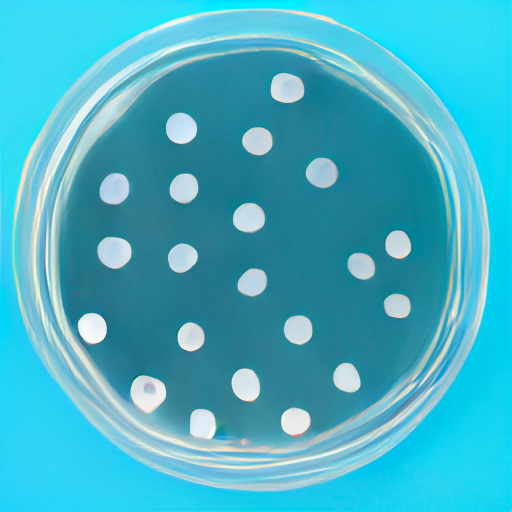
#> input picture 21/input.jpg, 1024 x 1024 px (shown at 1/2 size)
$ jupyter execute CellCounter003.ipynb
#> lines starting #> are read from the running program, lines starting #| are printed output that depends on the picture
## Librerias

[cell 1]
#!pip3 install numpy
#!pip3 install opencv-python
#!pip3 install pandas
#!pip3 install scikit-learn
#!pip3 install ipywidgets

[cell 2]
# Numpy para calculo vectorial
import numpy as np
import math
# cv2 para trabajar con imagenes
import cv2

# matplotlib para graficar
import matplotlib.pyplot as plt
import matplotlib.patches as mpatches
from mpl_toolkits.mplot3d import Axes3D

# Pandas para manipular datos
import pandas as pd

# sklearn para machine learning
from sklearn.neighbors import KNeighborsClassifier
from sklearn.cluster import KMeans
from sklearn.cluster import BisectingKMeans
from sklearn.neighbors import KNeighborsClassifier
from sklearn import preprocessing, decomposition
#
from IPython.display import clear_output
from collections import Counter
from ipywidgets import interact, widgets

[cell 3]
plt.rcParams['figure.figsize'] = [5, 5]

## Funciones

[cell 4]
# Funcion para generar un DataFrame a partir de una imagen
# [125 lines left out: functions gen_df, crop_limits, mkcircle, mkcircle_petri, not called in this run]

# Funcion para obtener un area dentro de una imagen
def get_area(image, msg):
  r = cv2.selectROI(msg, image)

  # Crop image
  img = image[
      int(r[1]):int(r[1]+r[3]),
      int(r[0]):int(r[0]+r[2])
  ]

  return img, r

# Funcion para establecer valores de umbral maximos y minimos
# [14 lines left out: function set_threshold, not called in this run]

# Carga de imágen a analizar y preprocesamiento
Se selecciona la imagen

[cell 5]
input_path = "21/input.jpg"
image = cv2.imread(input_path)
#> image is the input picture: shape (1024, 1024, 3); mean B, G, R 196.8, 176.5, 67.5
print(image.shape)
#| (1024, 1024, 3)

if image.shape >= (400,400,3):
    # Reduccion el tamaño de imagen para agilizar el proceso
    image = cv2.resize(image,(400,400))
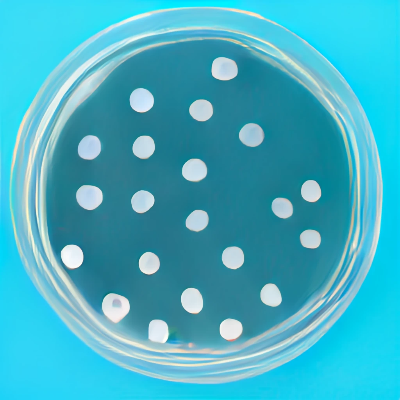
#> image: shape (400, 400, 3); mean B, G, R 196.7, 176.4, 67.4
print(image.shape)
#| (400, 400, 3)

Se solicita al usuario seleccionar el area que ocupa la placa de Petri

[cell 6]
# Seleccion de capsula de petri
petri, petri_range = get_area(image, "Select Petri")
